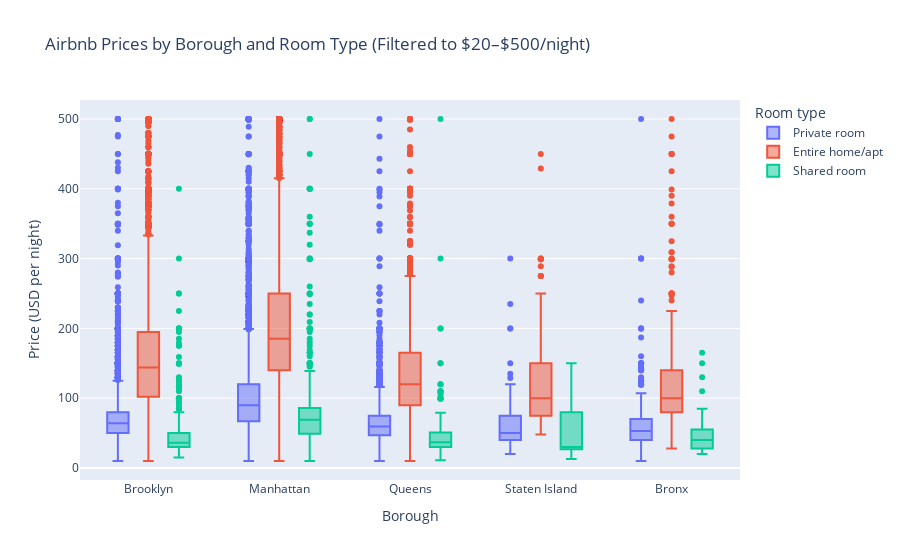

Here is the notebook cell this chart was saved with:
### Markdown cell above
The table above shows how prices vary within each borough by room type.  
To visualize these differences more clearly, I create a boxplot with prices on the y-axis, boroughs on the x-axis, and different colors for room types.

### Code cell
fig = px.box(
    airbnb_clean,
    x="neighbourhood_group",
    y="price",
    color="room_type",
    points="outliers",
    title="Airbnb Prices by Borough and Room Type (Filtered to $20–$500/night)",
    labels={
        "neighbourhood_group": "Borough",
        "price": "Price (USD per night)",
        "room_type": "Room type",
    },
)
fig.show()

### Figure 1 — Plotly figure (JSON) as saved in the notebook; plotly's stock layout.template omitted (floating-point values rounded to 4 significant figures; data arrays with more than 128 entries replaced by an {"elided": "..."} marker saying what was removed)
{"data": [{"alignmentgroup": "True", "boxpoints": "outliers", "hovertemplate": "Room type=Private room<br>Borough=%{x}<br>Price (USD per night)=%{y}<extra></extra>", "legendgroup": "Private room", "marker": {"color": "#636efa"}, "name": "Private room", "notched": false, "offsetgroup": "Private room", "orientation": "v", "showlegend": true, "type": "box", "x": {"elided": "22176 str values"}, "x0": " ", "xaxis": "x", "y": {"elided": "22176 int values"}, "y0": " ", "yaxis": "y"}, {"alignmentgroup": "True", "boxpoints": "outliers", "hovertemplate": "Room type=Entire home/apt<br>Borough=%{x}<br>Price (USD per night)=%{y}<extra></extra>", "legendgroup": "Entire home/apt", "marker": {"color": "#EF553B"}, "name": "Entire home/apt", "notched": false, "offsetgroup": "Entire home/apt", "orientation": "v", "showlegend": true, "type": "box", "x": {"elided": "24514 str values"}, "x0": " ", "xaxis": "x", "y": {"elided": "24514 int values"}, "y0": " ", "yaxis": "y"}, {"alignmentgroup": "True", "boxpoints": "outliers", "hovertemplate": "Room type=Shared room<br>Borough=%{x}<br>Price (USD per night)=%{y}<extra></extra>", "legendgroup": "Shared room", "marker": {"color": "#00cc96"}, "name": "Shared room", "notched": false, "offsetgroup": "Shared room", "orientation": "v", "showlegend": true, "type": "box", "x": {"elided": "1150 str values"}, "x0": " ", "xaxis": "x", "y": {"elided": "1150 int values"}, "y0": " ", "yaxis": "y"}], "layout": {"boxmode": "group", "legend": {"title": {"text": "Room type"}, "tracegroupgap": 0}, "title": {"text": "Airbnb Prices by Borough and Room Type (Filtered to $20–$500/night)"}, "xaxis": {"anchor": "y", "domain": [0, 1], "title": {"text": "Borough"}}, "yaxis": {"anchor": "x", "domain": [0, 1], "title": {"text": "Price (USD per night)"}}}}
